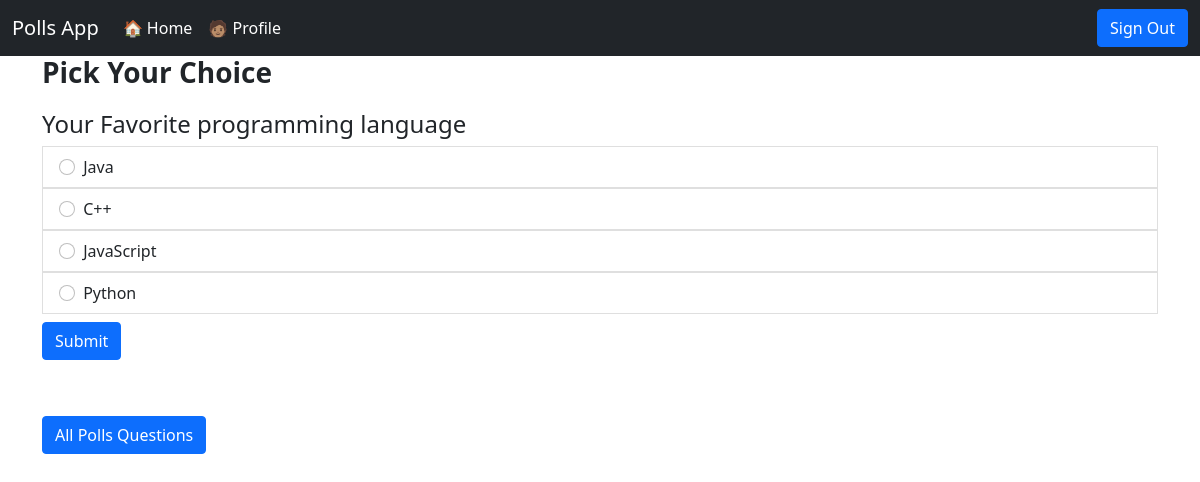
The app's page /vote/9 (signed in) with its own data.
### pollApp/models.py (models this page shows, shortened)
class Question(models.Model):
    user_id=models.ForeignKey(User,on_delete=models.CASCADE,related_name='user_question',null=True)
    question=models.CharField(max_length=200)
    opt1=models.CharField(max_length=100)
    opt2=models.CharField(max_length=100)
    opt3=models.CharField(max_length=100)
    opt4=models.CharField(max_length=100)
    opt1_cnt=models.IntegerField(default=0)
    opt2_cnt=models.IntegerField(default=0)
    opt3_cnt=models.IntegerField(default=0)
    opt4_cnt=models.IntegerField(default=0)

### pollApp/views.py (the view)
# urls.py: path('vote/<str:id>',views.vote,name='vote'),
@login_required
def vote(request,id):
    current_user=request.user
    user_id=current_user.id
    questions=Question.objects.get(pk=id)
    if questions.vote.filter(vote_id=user_id):
        messages.info(request,"You Already voted for this")
        return redirect('all_polls')
    poll_que_data=Question.objects.filter(id=id).values_list('question','opt1','opt2','opt3','opt4')
    poll_data_list=list(poll_que_data)
    question=poll_data_list[0][0]
    opt1=poll_data_list[0][1]
    opt2=poll_data_list[0][2]
    opt3=poll_data_list[0][3]
    opt4=poll_data_list[0][4]
    poll_data={
        'question':question,
        'options':[opt1,opt2,opt3,opt4]
    }
    return render(request,'vote.html',{'poll':poll_data,'question':questions})

### pollApp/templates/vote.html (shortened to what this page needs)
{% extends 'base.html' %}
{% block body %}
<div class="container">
    <h3 style="margin-bottom: 20px"><strong>Pick Your Choice</strong></h3>
    <h4>{{ poll.question }}</h4>
    <form action="{% url 'result' question.id %}" method="post">
        <ul class="list-group" style="margin: 0px;">
        {% for option in poll.options %}
        <label>
            <li class="list-group-item">
                <input type="radio" class="form-check-input me-1" name="poll" value="option{{forloop.counter}}">
                {{option}}
            </li>
        </label>
        {% endfor %}
        </ul>
        <button type="submit" class="btn btn-primary my-2">Submit</button>
    </form>
    <div class='my-5'>
        <a href="/all_polls/"><button type="button" class="btn btn-primary">All Polls Questions</button></a>
    </div>
</div>
{% endblock body %}

### records on screen
Question: question "Your Favorite programming language", opt1 "Java", opt3 "JavaScript", opt4 "Python"

### other values on screen
{{ option }} "C++"
